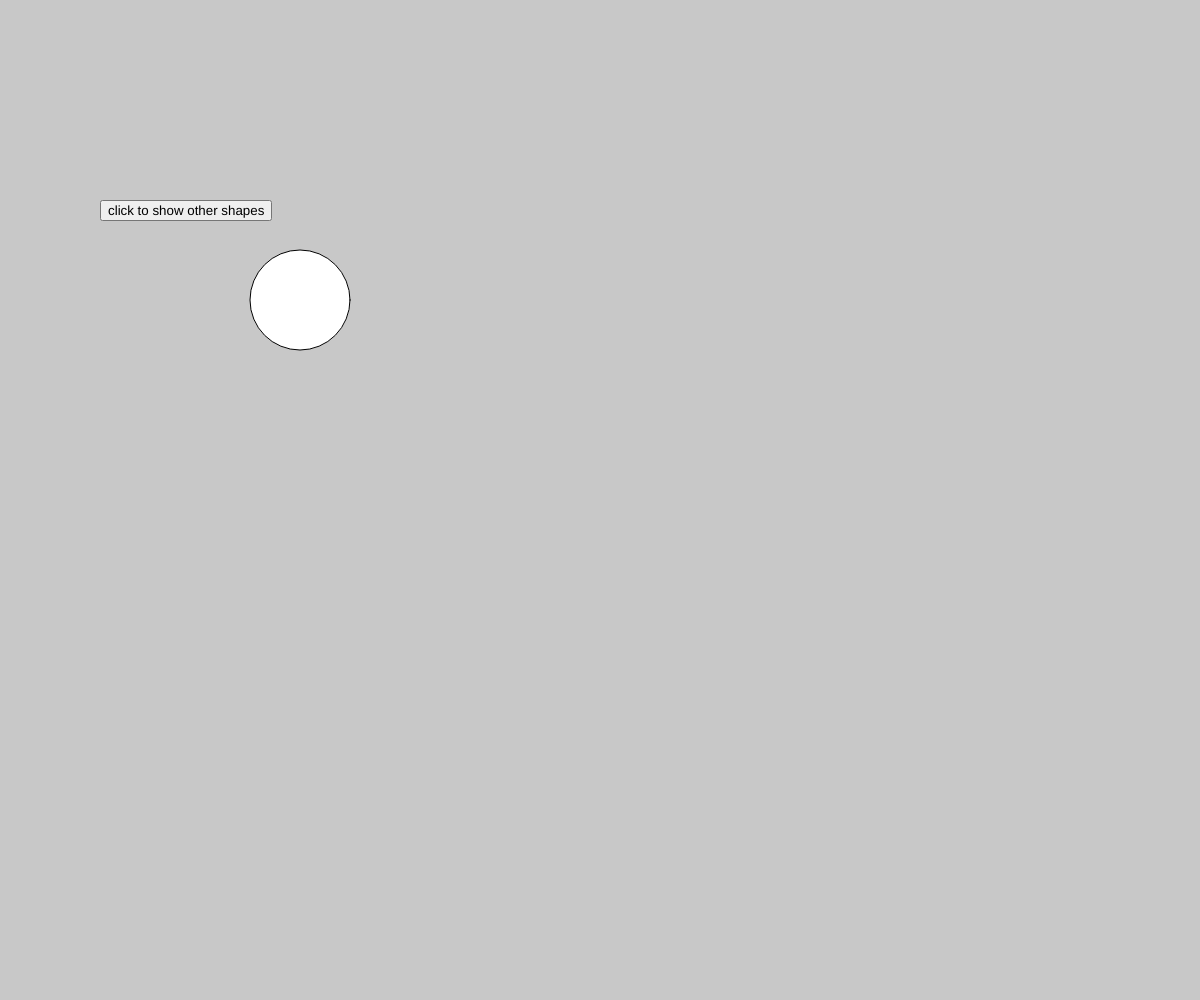
Frame 1 (no input)
Frame 60 (no input): identical to frame 1, image omitted
Frame 120 (the mouse pressed at the canvas centre since frame 60): identical to frame 1, image omitted

The p5.js sketch that drew this single still picture (run headless with seeded random() and noise() and a simulated clock; from frame 60 on, the mouse is pressed at the canvas centre):

// p5.js sketch
// ── sketch.js
// Startscreen
// Jian De Leon
// March 13th 2024
//
// Extra for Experts:
// - start screen thing idk


function setup() {
  createCanvas(windowWidth, windowHeight);
  button = createButton("click to show other shapes");
  button.position(100,200);
  button.mousePressed(() => {
    peterevent();
  });
}

function draw() {
  background(200);
  circle(300,300,100);
}





function peterevent(){
  circle(10,10,100);

}
